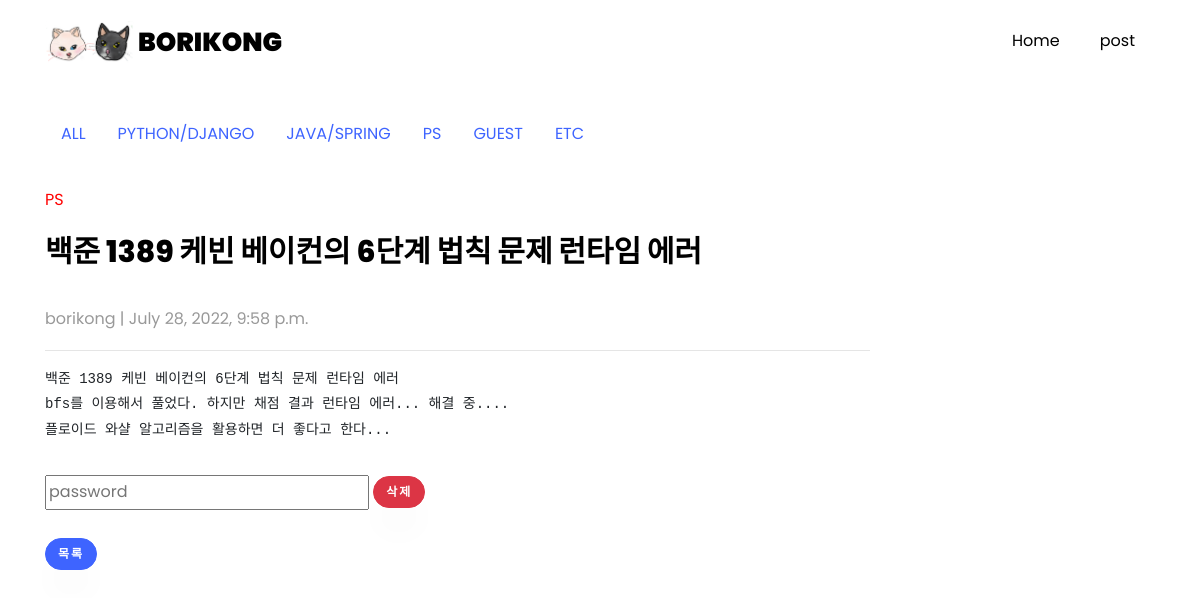
Page /blog/2 on the committed database.
### main/models.py (models this page shows, shortened)
class Post(models.Model):
    CATEGORIES = (
        ('PYTHON/DJANGO', 'python/django'),
        ('JAVA/SPRING', 'java/spring'),
        ('ANDROID', 'android'),
        ('ML', 'ml'),
        ('PS', 'ps'),
        ('GUEST','guest'),
        ('ETC', 'etc')
    )
    category = models.CharField(max_length=200, default="etc", choices=CATEGORIES,verbose_name="글 분류")
    user=models.CharField(max_length=20, default="borikong",verbose_name="작성자")
    passwd=models.CharField(max_length=50,default="",verbose_name="비밀번호")
    postname=models.CharField(max_length=100,verbose_name="제목")
    contents=models.TextField(verbose_name="내용")
    hits=models.PositiveIntegerField(default=0,verbose_name="조회수")
    mainphoto=models.ImageField(blank=True,null=True)
    subphoto1=models.ImageField(blank=True, null=True)
    subphoto1 = models.ImageField(blank=True, null=True)
    subphoto2 = models.ImageField(blank=True, null=True)
    subphoto3 = models.ImageField(blank=True, null=True)
    subphoto4 = models.ImageField(blank=True, null=True)
    subphoto5 = models.ImageField(blank=True, null=True)
    subphoto6 = models.ImageField(blank=True, null=True)
    subphoto7 = models.ImageField(blank=True, null=True)
    subphoto8 = models.ImageField(blank=True, null=True)
    subphoto9 = models.ImageField(blank=True, null=True)
    created_at = models.DateTimeField(auto_now_add=True)
    updated_at = models.DateTimeField(auto_now=True)

### main/views.py (the view)
# urls.py: path('blog/<int:pk>',posting,name='posting'),
def posting(request, pk):
    post = Post.objects.get(pk=pk)
    return render(request, 'main/posting.html', {'post': post})

### main/templates/main/posting.html (shortened to what this page needs)
{% extends "base.html" %}
{% load static %}
{% block content %}
    <section class="ftco-section ftco-no-pb goto-here" id="post-section">
		<div class="container">
			<div class="row">
				<div class="col-md-9" >
					<div id="page-1" class="page one">
						{% include "./components/c_nav.html" %}
						<p style="color:red;">{{post.category}}</p>
						<h2 class="heading">{{post.postname}}</h2>
    <p>{{post.user}} | {{post.created_at}}</p>
						<hr/>
    <pre>{{post.contents|linebreaks}}</pre>
						<form name="delete" method="POST" action="{% url 'main:delete' pk=post.pk %}">
							<input type="password" name="passwd" id="passwd" placeholder="password">
							<input type="button" value="삭제" class="btn btn-danger" onclick="erchk()">
						</form>
					<br/>
						<a class="btn btn-primary" href="/" role="button">목록</a>
					</div>
				</div>
			</div>
		</div>
	</section>
{% endblock %}

### rows in the picture
Post: category "PS", postname "백준 1389 케빈 베이컨의 6단계 법칙 문제 런타임 에러", user "borikong", created_at "July 28, 2022, 9:58 p.m.", contents "백준 1389 케빈 베이컨의 6단계 법칙 문제 런타임 에러 bfs를 이용해서 풀었다. 하지만 채점 결과 런타임 에러... 해결 중.... 플로이드 와샬 알고리즘을 활용하면 더 좋다고 한다..."
